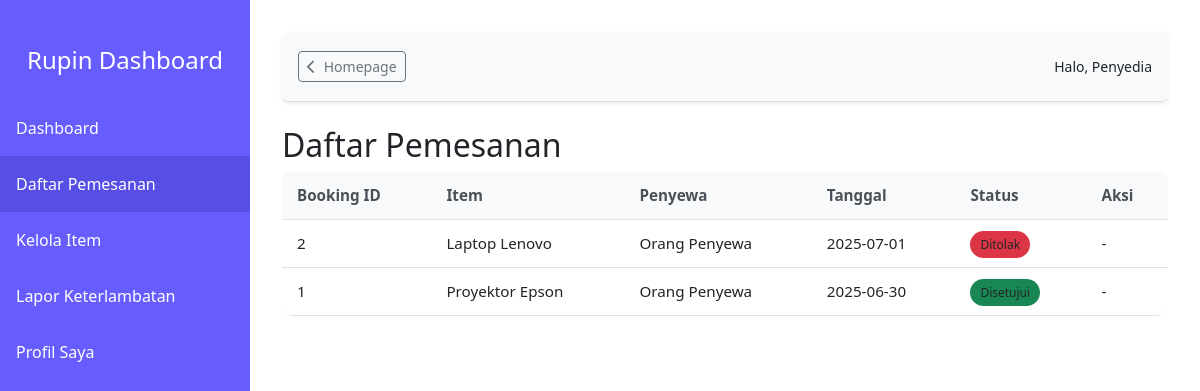
The page /penyedia/daftar_pemesanan.php (signed in) on the database its author committed.
### tables this page shows
CREATE TABLE `booking` (
  `booking_id` int(11) NOT NULL,
  `item_id` int(11) DEFAULT NULL,
  `user_id` int(11) DEFAULT NULL,
  `status` enum('menunggu','disetujui','ditolak','selesai') DEFAULT NULL,
  `tanggal` date DEFAULT NULL,
  `jumlah_hari` int(11) DEFAULT NULL
);

CREATE TABLE `items` (
  `item_id` int(11) NOT NULL,
  `user_id` int(11) DEFAULT NULL,
  `nama` varchar(100) DEFAULT NULL,
  `tipe` enum('ruang','alat') DEFAULT NULL,
  `harga_sewa` double DEFAULT NULL,
  `lokasi` varchar(100) DEFAULT NULL,
  `status` enum('tersedia','tidak tersedia') DEFAULT NULL,
  `gambar` varchar(255) DEFAULT NULL,
  `deskripsi` text DEFAULT NULL
);

CREATE TABLE `users` (
  `user_id` int(11) NOT NULL,
  `nama` varchar(100) DEFAULT NULL,
  `email` varchar(100) DEFAULT NULL,
  `password` varchar(255) DEFAULT NULL,
  `role` varchar(50) DEFAULT NULL,
  `status` enum('aktif','nonaktif') DEFAULT NULL,
  `alamat` text DEFAULT NULL
);

### penyedia/daftar_pemesanan.php (the view, shortened to what this page needs)
<?php
include '../config.php';
$uid = $_SESSION['user_id'];
$sql = "
SELECT b.booking_id, i.nama AS item, u.nama AS penyewa, b.status, b.tanggal
FROM booking b
JOIN items i ON b.item_id = i.item_id
JOIN users u ON b.user_id = u.user_id
WHERE i.user_id = ?
ORDER BY b.tanggal DESC";
$stmt = $con->prepare($sql);
$stmt->bind_param("i", $uid);
$stmt->execute();
$res = $stmt->get_result();
?>
<!DOCTYPE html>
<html lang="id">
<head>
    <link href="https://cdn.jsdelivr.net/npm/bootstrap@5.3.3/dist/css/bootstrap.min.css" rel="stylesheet">
    <link rel="stylesheet" href="https://cdnjs.cloudflare.com/ajax/libs/font-awesome/6.5.0/css/all.min.css">
    <link href="../styles/dashboard.css" rel="stylesheet">
</head>
<body>
<div class="sidebar">
    <h4 class="header-sidebar text-center py-3">Rupin Dashboard</h4>
    <a href="index.php" class="<?= basename($_SERVER['PHP_SELF']) == 'index.php' ? 'active' : '' ?>">Dashboard</a>
    <a href="daftar_pemesanan.php" class="<?= basename($_SERVER['PHP_SELF']) == 'daftar_pemesanan.php' ? 'active' : '' ?>">Daftar Pemesanan</a>
    <a href="kelola_item.php" class="<?= basename($_SERVER['PHP_SELF']) == 'kelola_item.php' ? 'active' : '' ?>">Kelola Item</a>
    <a href="laporan_keterlambatan.php">Lapor Keterlambatan</a>
    <a href="profil.php" class="<?= basename($_SERVER['PHP_SELF']) == 'profil.php' ? 'active' : '' ?>">Profil Saya</a>
</div>
<div class="content">
    <div class="top-nav rounded shadow-sm mb-4 d-flex justify-content-between align-items-center">
        <a href="../index.php" class="btn btn-outline-secondary btn-sm"><i class="fa-solid fa-chevron-left me-2"></i>Homepage</a>
        <small>Halo, <?= ucfirst($_SESSION['role']) ?></small>
    </div>
    <h2>Daftar Pemesanan</h2>
    <div class="table-responsive">
        <table class="custom-table">
            <thead>
                <tr>
                    <th>Booking ID</th>
                    <th>Item</th>
                    <th>Penyewa</th>
                    <th>Tanggal</th>
                    <th>Status</th>
                    <th>Aksi</th>
                </tr>
            </thead>
            <tbody>
                <?php if ($res->num_rows > 0): ?>
                    <?php while ($r = $res->fetch_assoc()): ?>
                        <tr>
                            <td><?= htmlspecialchars($r['booking_id']) ?></td>
                            <td><?= htmlspecialchars($r['item']) ?></td>
                            <td><?= htmlspecialchars($r['penyewa']) ?></td>
                            <td><?= htmlspecialchars($r['tanggal']) ?></td>
                            <td>
                                <span class="badge-status badge-<?= str_replace(' ', '', strtolower($r['status'])) ?>">
                                    <?= ucfirst($r['status']) ?>
                                </span>
                            </td>
                            <td>
                                <?php if ($r['status'] === 'menunggu'): ?>
                                    <a href="verifikasi_pesanan.php?id=<?= $r['booking_id'] ?>&aksi=terima" class="btn btn-sm btn-success">Terima</a>
                                    <a href="verifikasi_pesanan.php?id=<?= $r['booking_id'] ?>&aksi=tolak" class="btn btn-sm btn-danger">Tolak</a>
                                <?php else: ?>
                                    -
                                <?php endif; ?>
                            </td>
                        </tr>
                    <?php endwhile; ?>
                <?php else: ?>
                    <tr>
                        <td colspan="6" class="text-center text-muted">Belum ada pemesanan.</td>
                    </tr>
                <?php endif; ?>
            </tbody>
        </table>
    </div>
</div>
</body>
</html>

### styles/dashboard.css (style rules this page uses)
body { display: flex; min-height: 100vh; flex-direction: row; margin: 0; }
.sidebar { width: 250px; background-color: #675dfe; color: white; position: fixed; top: 0; left: 0; height: 100vh; overflow-y: auto; }
.top-nav { display: flex; justify-content: space-between; align-items: center; background-color: #f8f9fa; padding: 0.5rem 1rem; border-bottom: 1px solid #ddd; margin-bottom: 2rem; height: 70px; }
.content { flex: 1; padding: 2rem; margin-left: 250px; }
.sidebar a { color: white; text-decoration: none; display: block; padding: 1rem; }
.sidebar a:hover, .sidebar .active { background-color: #574ee5; }
.header-sidebar { margin: 30px 0px 0px 0px; height: 70px; }
.custom-table { width: 100%; border-collapse: collapse; background-color: #ffffff; border-radius: 10px; overflow: hidden; box-shadow: 0 0 5px rgba(0, 0, 0, 0.05); font-size: 0.95rem; }
.custom-table thead tr { background-color: #f8f9fa; color: #495057; }
.custom-table th, .custom-table td { padding: 12px 15px; text-align: left; border-bottom: 1px solid #dee2e6; }

### penyedia/daftar_pemesanan.php (style rules this page uses)
.custom-table { width: 100%; border-collapse: collapse; background-color: #ffffff; border-radius: 10px; overflow: hidden; box-shadow: 0 0 5px rgba(0,0,0,0.05); font-size: 0.95rem; }
.custom-table thead tr { background-color: #f8f9fa; color: #495057; }
.custom-table th, .custom-table td { padding: 12px 15px; text-align: left; border-bottom: 1px solid #dee2e6; }
.badge-status { padding: 5px 10px; border-radius: 20px; font-size: 0.75rem; }
.badge-disetujui { background-color: #198754; }
.badge-ditolak { background-color: #dc3545; }

### rows shown on the page
booking: booking_id "2", item.nama "Laptop Lenovo", user.nama "Orang Penyewa", tanggal "2025-07-01", status "Ditolak"
booking: booking_id "1", item.nama "Proyektor Epson", user.nama "Orang Penyewa", tanggal "2025-06-30", status "Disetujui"

### other values the page prints
$_SESSION['role'] "Penyedia"
